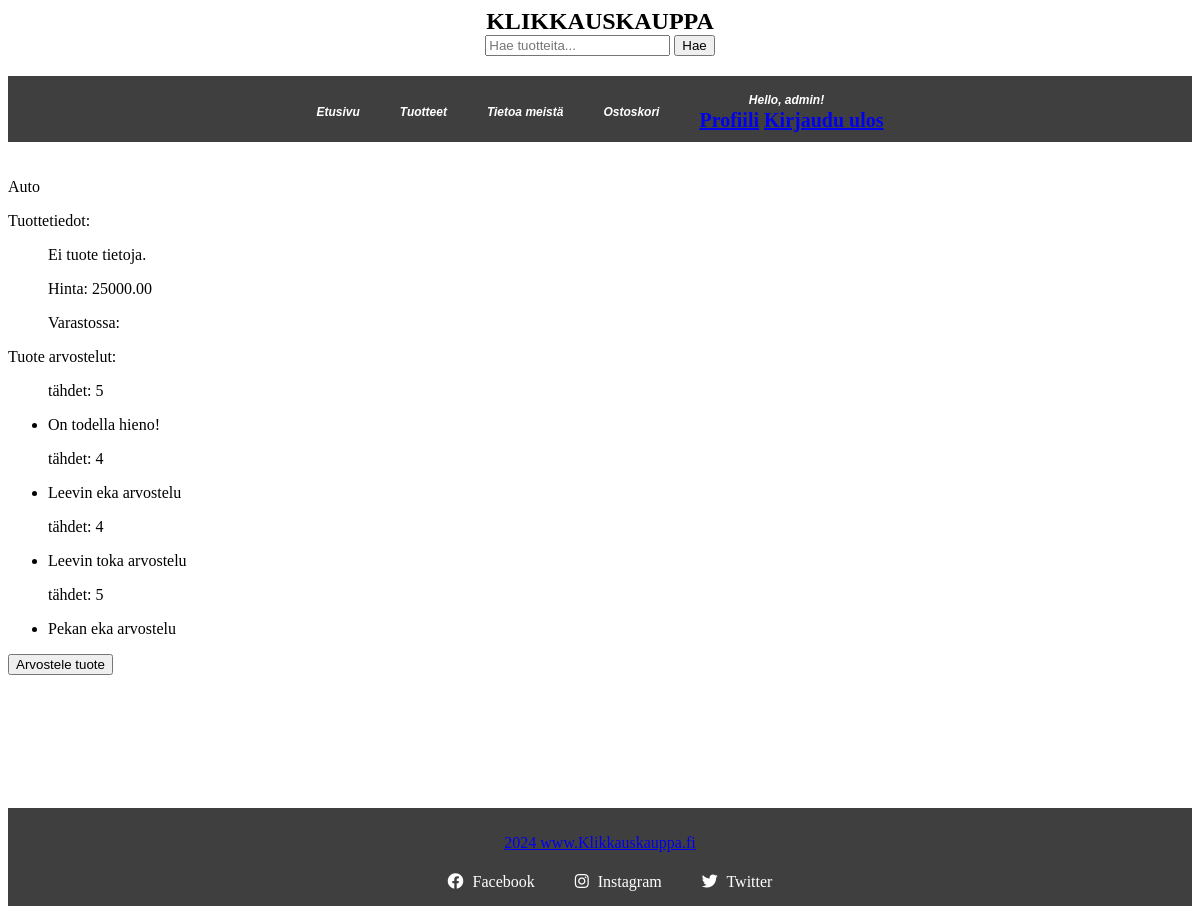
Page /Klikkauskauppa/review/1/ (signed in) on the committed database.
### verkkokauppa/models.py (models this page shows, shortened)
class Product(models.Model):
    name = models.CharField(max_length=100, help_text="Lisää tuotteen nimi")
    price = models.DecimalField(max_digits=8, decimal_places=2, help_text="Lisää tuotteen hinta")
    date_added = models.DateTimeField(auto_now_add=True)

class Review(models.Model):
    product = models.ForeignKey(Product, on_delete=models.CASCADE)
    review = models.TextField(max_length=300)
    stars = models.PositiveSmallIntegerField(validators=[MinValueValidator(0), MaxValueValidator(5)], help_text="Anna tähtiä (0-5)")
    date_added = models.DateTimeField(auto_now=True)

### verkkokauppa/views.py (the view)
# urls.py: path("review/<int:product_id>/", views.review, name="review"),
def review(request, product_id):
    product = get_object_or_404(Product, id=product_id)
    context = {"product": product, "reviews": product.review_set.all()}
    return render(request, "verkkokauppa/product.html", context)

### verkkokauppa/templates/verkkokauppa/product.html
{% extends "verkkokauppa/base.html" %}
{% block content %}
<p> {{ product.name }}</p>
<p>Tuottetiedot:</p>
    <ul>
        {% for detail in productdetails %}
            <p>Kuvaus: {{ detail.detail }}</p>
            {% if detail.photo %}
                <p><img src="{{ detail.photo.url }}" alt="Tuotekuva"></p>
            {% endif %}
        {% empty %}
            <p>Ei tuote tietoja.</p>
        {% endfor %}
    </ul>
    <ul>
        <p>Hinta: {{ product.price }}</p>
        <p>Varastossa: {{ product.stock }}</p>
    </ul>
<p>Tuote arvostelut:</p>
    <ul>
        {% for review in product.review_set.all %}
            <p>tähdet: {{ review.stars }} </p>
            <li> {{ review.review }}</li>
        {% empty %}
            <li>Arvosteluja ei ole lisätty.</li>
        {% endfor %}
    </ul>
    <a href="{% url 'verkkokauppa:add_review' product.id %}">
    <button type="button"> Arvostele tuote</button>
{% endblock content %}

### verkkokauppa/templates/verkkokauppa/base.html (shortened to what this page needs)
{% load static %}
<!DOCTYPE html>
<html lang="fi">
<head>
    <link rel="stylesheet" href="{% static 'css/base.css' %}">
    <link rel="stylesheet" href="https://cdnjs.cloudflare.com/ajax/libs/font-awesome/5.15.4/css/all.min.css">
</head>
<body>
    <div class="website">
        <header class="main-header">
            <div class="header-top">
                <div class="logo-container">
                    <a class="logo" href="{% url 'verkkokauppa:home' %}">
                        <h1>KLIKKAUSKAUPPA</h1>
                    </a>
                <div class="search-container">
                    <input class="search" type="text" placeholder="Hae tuotteita...">
                    <button class="search-button">Hae</button>
                </div>
            </div>
            <nav>
                <ul class="main-nav">
                    <li><a href="{% url 'verkkokauppa:home' %}" class="nav-link">Etusivu</a></li>
                    <li><a href="{% url 'verkkokauppa:products' %}" class="nav-link">Tuotteet</a></li>
                    <li><a href="{% url 'verkkokauppa:info' %}" class="nav-link">Tietoa meistä</a></li>
                    <li><a href="#" class="nav-link">Ostoskori</a></li>
                    {% if user.is_authenticated %}
                        <li class="dropdown">
                            <a href="#" class="nav-link dropdown-toggle">Hello, {{ user.username }}!</a>
                            <div class="dropdown-menu">
                                <a href="{% url 'users:profile' %}" class="dropdown-item">Profiili</a>
                                <a href="{% url 'users:logout' %}" class="dropdown-item">Kirjaudu ulos</a>
                        </li>
                    {% else %}
                        <li><a href="{% url 'users:login' %}" class="nav-link">Kirjaudu sisään</a></li>
                    {% endif %}
                </ul>
            </nav>
        </header>
        <main>
            {% block content %}{% endblock content %}
        </main>
    </div>
    <footer class="main-footer">
        <p>2024 www.Klikkauskauppa.fi</p>
        <div class="footer-links">
            <a href="https://facebook.com/klikkauskauppa" target="_blank" class="social-link">
                <i class="fab fa-facebook"></i> Facebook
            </a>
            <a href="https://instagram.com/klikkauskauppa" target="_blank" class="social-link">
                <i class="fab fa-instagram"></i> Instagram
            </a>
            <a href="https://twitter.com/klikkauskauppa" target="_blank" class="social-link">
                <i class="fab fa-twitter"></i> Twitter
            </a>
        </div>
    </footer>
</body>
</html>

### static/css/base.css (style rules this page uses)
.website { display: flex; flex-direction: column; min-height: 100vh; }
.main-nav { background-color: rgb(64, 63, 63); color: white; font-weight: bold; font-size: 20px; padding: 10px; text-align: center; display: flex; justify-content: center; align-items: center; list-style-type: none; }
.main-nav li { display: inline-block; padding: 0 15px; }
.nav-link { color: white; text-decoration: none; margin-right: 10px; font-size: 12px; font-weight: bold; font-family: 'Gill Sans', 'Gill Sans MT', Calibri, 'Trebuchet MS', sans-serif; font-style: italic; display: inline-block; position: relative; padding-bottom: 2px; }
.nav-link::after { content: ''; position: absolute; width: 0; height: 2px; bottom: 0; left: 50%; background-color: white; transition: width 0.3s ease; transform: translateX(-50%); }
.logo-container { flex: 1; text-align: center; }
.logo { text-decoration: none; }
.logo h1 { margin: 0; font-size: 24px; color: black; font-weight: bold; text-align: center; }
.main-footer { background-color: rgb(64, 63, 63); color: white; text-align: center; padding: 10px 0; display: flex; flex-direction: column; align-items: center; justify-content: center; }
.footer-links { display: flex; justify-content: center; gap: 20px; }
.social-link { color: white; text-decoration: none; padding: 5px 10px; transition: color 0.3s ease; }
.social-link i { margin-right: 5px; }

### rows in the picture
Product: name "Auto", price "25000.00"
Review: stars "5", review "On todella hieno!"
Review: stars "4", review "Leevin eka arvostelu"
Review: stars "4", review "Leevin toka arvostelu"
Review: stars "5", review "Pekan eka arvostelu"

### other values in the picture
{{ user.username }} "admin"
